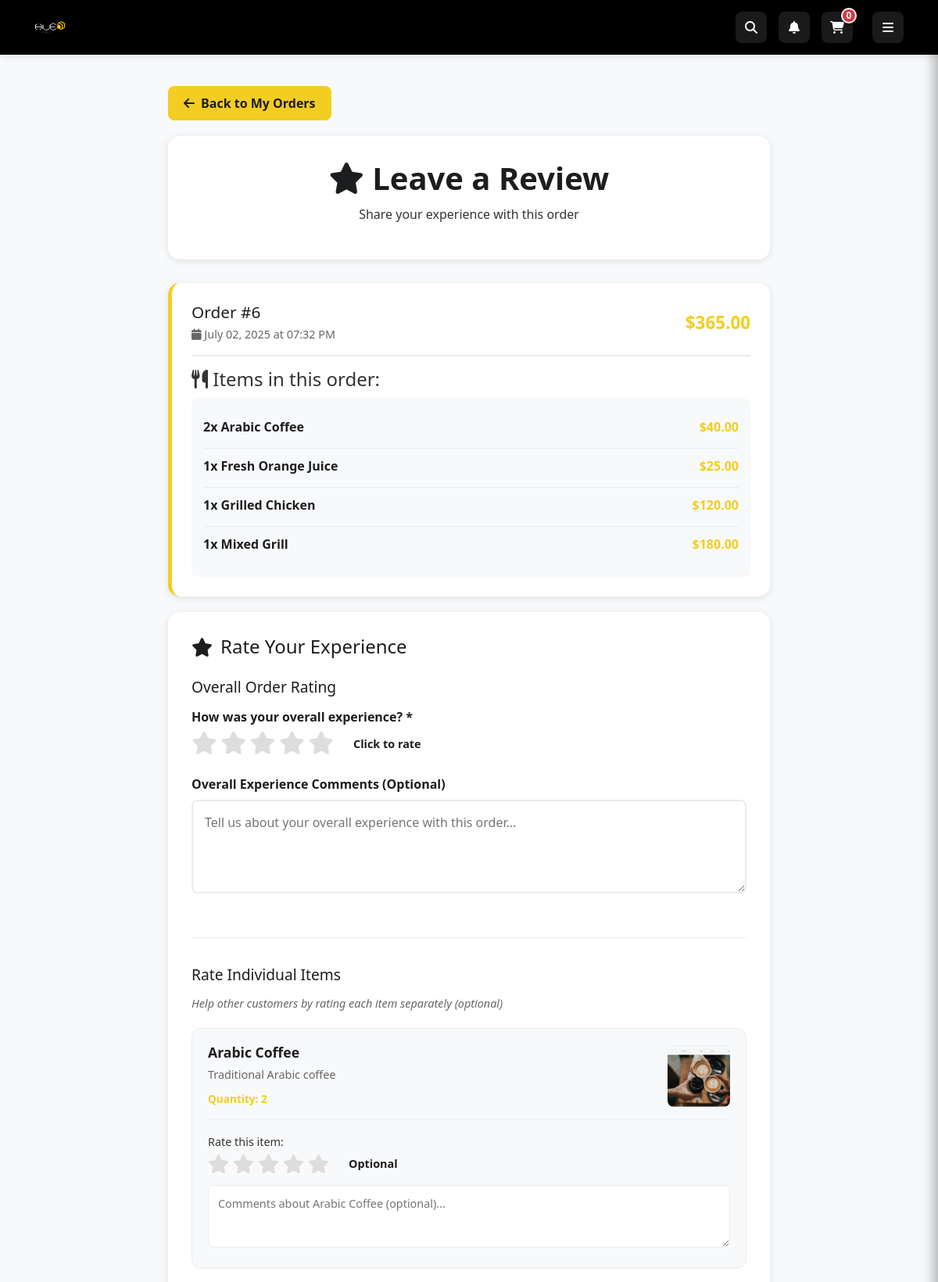
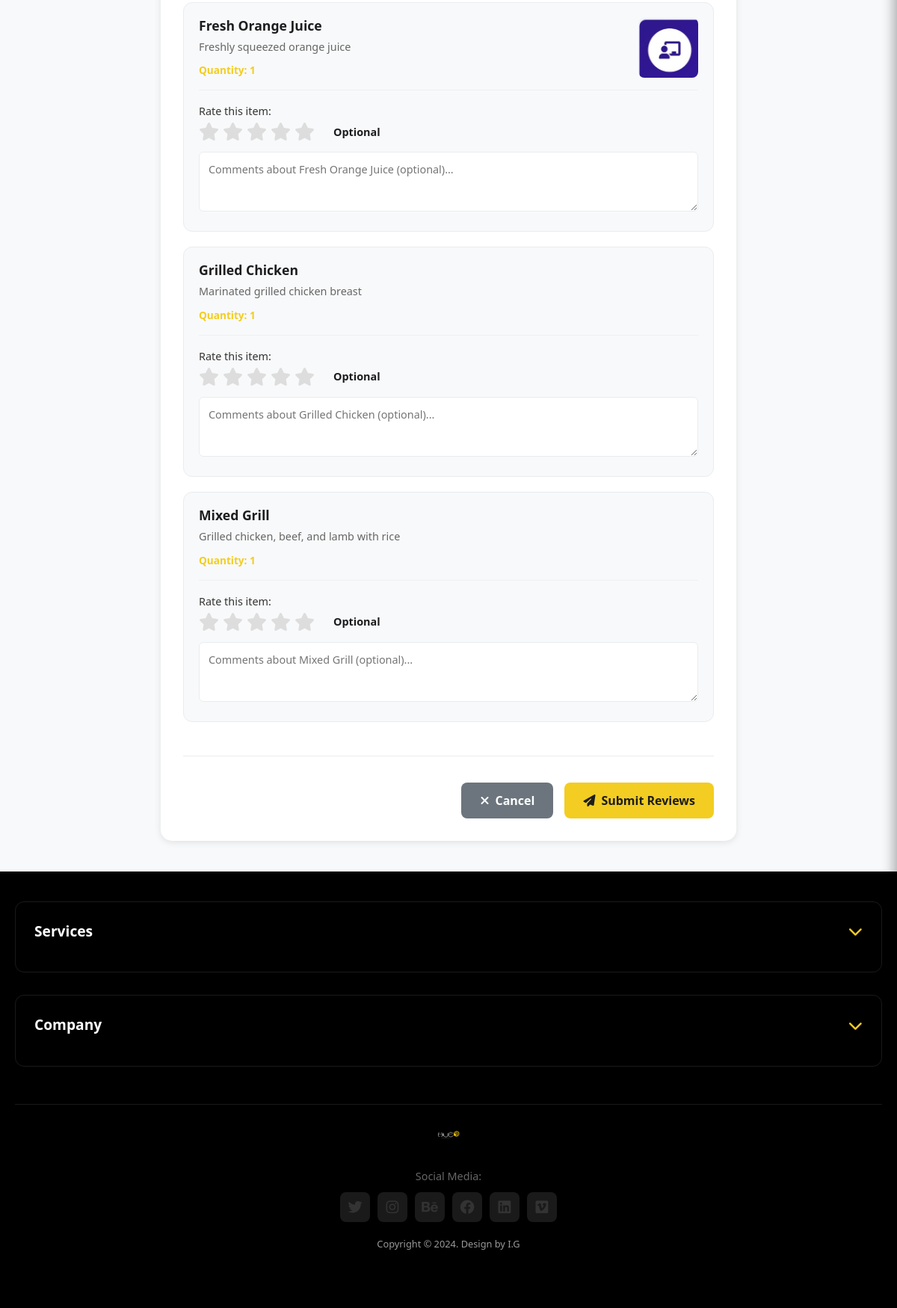
/customer/order/6/review (signed in), run on the app's committed database (2 pictures, top to bottom).
### app/models.py (models this page shows, shortened)
class Order(db.Model):
    __tablename__ = 'orders'
    order_id = db.Column(db.Integer, primary_key=True)
    user_id = db.Column(db.Integer, db.ForeignKey('users.user_id'), nullable=False)
    table_id = db.Column(db.Integer, db.ForeignKey('tables.table_id'), nullable=True)
    order_time = db.Column(db.DateTime, default=datetime.utcnow)
    status = db.Column(db.Enum('new', 'processing', 'completed', 'rejected', 'cancelled', name='order_status'),
                      nullable=False, default='new')
    total_amount = db.Column(Numeric(10, 2), nullable=False, default=0.00)
    notes = db.Column(db.Text, nullable=True)
    estimated_time = db.Column(db.Integer, nullable=True)  # minutes
    completed_at = db.Column(db.DateTime, nullable=True)
    order_items = db.relationship('OrderItem', backref='order', lazy='dynamic', cascade='all, delete-orphan')
    payments = db.relationship('Payment', backref='order', lazy='dynamic')
    point_transactions = db.relationship('PointTransaction', backref='order', lazy='dynamic')
    reward_redemptions = db.relationship('RewardRedemption', backref='order', lazy='dynamic')

class OrderItem(db.Model):
    __tablename__ = 'order_items'
    order_item_id = db.Column(db.Integer, primary_key=True)
    order_id = db.Column(db.Integer, db.ForeignKey('orders.order_id'), nullable=False)
    item_id = db.Column(db.Integer, db.ForeignKey('menu_items.item_id'), nullable=False)
    quantity = db.Column(db.Integer, nullable=False, default=1)
    note = db.Column(db.String(255), nullable=True)  # customizations like "No Onions"
    unit_price = db.Column(Numeric(10, 2), nullable=False)

class MenuItem(db.Model):
    __tablename__ = 'menu_items'
    item_id = db.Column(db.Integer, primary_key=True)
    name = db.Column(db.String(100), nullable=False)
    description = db.Column(db.Text, nullable=True)
    price = db.Column(Numeric(10, 2), nullable=False)  # EGP
    category_id = db.Column(db.Integer, db.ForeignKey('categories.category_id'), nullable=False)
    image_url = db.Column(db.String(255), nullable=True)
    stock = db.Column(db.Integer, nullable=False, default=0)
    status = db.Column(db.Enum('available', 'out_of_stock', 'discontinued', name='item_status'),
                      nullable=False, default='available')
    ingredients = db.Column(db.Text, nullable=True)
    calories = db.Column(db.Integer, nullable=True)
    preparation_time = db.Column(db.Integer, nullable=True)  # in minutes
    allergens = db.Column(db.String(255), nullable=True)
    serving_size = db.Column(db.String(50), nullable=True)
    dietary_info = db.Column(db.String(255), nullable=True)  # vegetarian, vegan, gluten-free, etc.
    created_at = db.Column(db.DateTime, default=datetime.utcnow)
    updated_at = db.Column(db.DateTime, default=datetime.utcnow, onupdate=datetime.utcnow)
    order_items = db.relationship('OrderItem', backref='menu_item', lazy='dynamic', foreign_keys='OrderItem.item_id')
    images = db.relationship('MenuItemImage', backref='menu_item', lazy='dynamic')
    feedback = db.relationship('Feedback', backref='menu_item', lazy='dynamic')
    reward_items = db.relationship('RewardItem', backref='menu_item', lazy='dynamic')

### app/modules/customer/routes.py (the view, shortened to what this page needs)
@bp.route('/order/<int:order_id>/review', methods=['GET', 'POST'])
@login_required
def review_order(order_id):
    if not current_user.is_customer():
        return redirect(url_for('main.index'))
    order = Order.query.filter_by(order_id=order_id, user_id=current_user.user_id).first()
    if not order:
        flash('Order not found or access denied.', 'error')
        return redirect(url_for('customer.my_orders'))
    if order.status not in ['delivered', 'completed']:
        flash('Can only review completed orders.', 'error')
        return redirect(url_for('customer.my_orders'))
    existing_order_review = Feedback.query.filter_by(order_id=order_id, user_id=current_user.user_id, item_id=None).first()
    existing_item_reviews = {}
    item_reviews = Feedback.query.filter_by(order_id=order_id, user_id=current_user.user_id).filter(Feedback.item_id.isnot(None)).all()
    for review in item_reviews:
        existing_item_reviews[review.item_id] = review
    return render_template('review_order.html',
                         order=order,
                         existing_order_review=existing_order_review,
                         existing_item_reviews=existing_item_reviews)

### app/extensions.py (called while the page is built)
def init_extensions(app):
    db.init_app(app)
    login_manager.init_app(app)
    migrate.init_app(app, db)
    socketio.init_app(app, cors_allowed_origins="*")
    csrf.init_app(app)
    login_manager.login_view = 'auth.login'
    login_manager.login_message = 'Please log in to access this page.'
    login_manager.login_message_category = 'info'
    @login_manager.user_loader
    def load_user(user_id):
        from app.models import User
        return User.query.get(int(user_id))

### app/models.py (called while the page is built)
    def is_admin(self):
        return self.role == 'admin'

    def is_waiter(self):
        return self.role == 'waiter'

    def is_customer(self):
        return self.role == 'customer'

### app/modules/customer/templates/review_order.html (shortened to what this page needs)
{% extends "shared/base.html" %}
{% block content %}
<div class="review-container">
    <a href="{{ url_for('customer.my_orders') }}" class="back-button">
        <i class="fas fa-arrow-left"></i> Back to My Orders
    </a>
    <div class="page-header">
        <h1><i class="fas fa-star"></i> Leave a Review</h1>
        <p class="profile-subtitle">Share your experience with this order</p>
    </div>
    <div class="order-summary">
        <div class="order-header">
            <div class="order-info">
                <h3>Order #{{ order.order_id }}</h3>
                <div class="order-date">
                    <i class="fas fa-calendar"></i>
                    {{ order.order_time.strftime('%B %d, %Y at %I:%M %p') }}
                </div>
            </div>
            <div class="order-total">${{ "%.2f"|format(order.total_amount) }}</div>
        </div>
        {% set order_items = order.order_items.all() %}
        {% if order_items %}
        <div class="order-items">
            <h4><i class="fas fa-utensils"></i> Items in this order:</h4>
            <div class="items-preview">
                {% for item in order_items %}
                <div class="item-preview">
                    <div class="item-info">
                        <span class="item-name">{{ item.quantity }}x {{ item.menu_item.name }}</span>
                        <span class="item-price">${{ "%.2f"|format(item.unit_price * item.quantity) }}</span>
                    </div>
                </div>
                {% endfor %}
            </div>
        </div>
        {% endif %}
    </div>
    <div class="review-form">
        <form method="POST">
            <h3><i class="fas fa-star"></i> Rate Your Experience</h3>
            <div class="rating-section">
                <h4>Overall Order Rating</h4>
                <div class="form-group">
                    <label for="overall_rating">How was your overall experience? *</label>
                    <div class="rating-container">
                        <div class="star-rating" id="overallRating">
                            {% for i in range(1, 6) %}
                            <i class="fas fa-star star" data-rating="{{ i }}" data-type="overall"></i>
                            {% endfor %}
                        </div>
                        <span class="rating-text" id="overallRatingText">Click to rate</span>
                    </div>
                </div>
                <div class="form-group">
                    <label for="overall_comment">Overall Experience Comments (Optional)</label>
                    <textarea name="overall_comment" id="overall_comment" class="comment-textarea"
                              placeholder="Tell us about your overall experience with this order..."></textarea>
                </div>
            </div>
            {% set order_items = order.order_items.all() %}
            {% if order_items %}
            <div class="rating-section">
                <h4>Rate Individual Items</h4>
                <p class="section-description">Help other customers by rating each item separately (optional)</p>
                {% for item in order_items %}
                <div class="item-rating-card" data-item-id="{{ item.item_id }}">
                    <div class="item-header">
                        <div class="item-info">
                            <h5>{{ item.menu_item.name }}</h5>
                            <p class="item-description">{{ item.menu_item.description[:100] }}{% if item.menu_item.description|length > 100 %}...{% endif %}</p>
                            <span class="item-quantity">Quantity: {{ item.quantity }}</span>
                        </div>
                        {% if item.menu_item.image_url %}
                        <div class="item-image">
                            <img src="{{ item.menu_item.image_url }}" alt="{{ item.menu_item.name }}">
                        </div>
                        {% endif %}
                    </div>
                    <div class="item-rating-controls">
                        <label>Rate this item:</label>
                        <div class="rating-container">
                            <div class="star-rating item-stars" data-item-id="{{ item.item_id }}">
                                {% for i in range(1, 6) %}
                                <i class="fas fa-star star" data-rating="{{ i }}" data-type="item" data-item-id="{{ item.item_id }}"></i>
                                {% endfor %}
                            </div>
                            <span class="rating-text" id="itemRatingText{{ item.item_id }}">Optional</span>
                        </div>
                    </div>
                    <div class="item-comment">
                        <textarea name="item_comment_{{ item.item_id }}"
                                  placeholder="Comments about {{ item.menu_item.name }} (optional)..."
                                  class="item-comment-textarea"></textarea>
                    </div>
                </div>
                {% endfor %}
            </div>
            {% endif %}
            <div class="form-actions">
                <a href="{{ url_for('customer.my_orders') }}" class="btn btn-secondary">
                    <i class="fas fa-times"></i> Cancel
                </a>
                <button type="submit" class="btn btn-primary">
                    <i class="fas fa-paper-plane"></i> Submit Reviews
                </button>
            </div>
        </form>
    </div>
</div>
{% endblock %}

### app/static/css/style.css (style rules this page uses)
:root { --primary-yellow: #f3cd21; --primary-dark: #1c1d1f; --gradient-primary: linear-gradient(135deg, #f3cd21 0%, #1c1d1f 100%); --gradient-secondary: linear-gradient(135deg, #1c1d1f 0%, #f3cd21 100%); --text-light: #ffffff; --text-dark: #333; --border-radius: 8px; --box-shadow: 0 4px 6px rgba(0, 0, 0, 0.1); --transition: all 0.3s ease; }
html, body { height: 100%; margin: 0; padding: 0; }
body { font-family: 'Segoe UI', Tahoma, Geneva, Verdana, sans-serif; background-color: #f8f9fa; color: var(--text-dark); display: flex; flex-direction: column; }
.btn-primary { background: var(--gradient-primary); border: none; border-radius: var(--border-radius); font-weight: 500; transition: var(--transition); }
.btn-secondary { background-color: var(--primary-dark); border-color: var(--primary-dark); color: var(--text-light); }

### app/templates/shared/base.html (style rules this page uses)
:root { --primary-yellow: #f3cd21; --primary-dark: #1c1d1f; --text-dark: #333; --success-green: #28a745; --danger-red: #dc3545; --light-gray: #f8f9fa; --border-color: #e9ecef; }
.item-header { margin-bottom: 20px; border-bottom: 1px solid #f0f0f0; padding-bottom: 15px; }
.rating-text { color: #666; font-size: 0.9rem; font-weight: 500; }

### data on the page
Order: order_id "6", order_time "July 02, 2025 at 07:32 PM", total_amount "365.00"
OrderItem: quantity "2", menu_item.name "Arabic Coffee", item.unit_price*item.quantity "40.00", menu_item "Traditional Arabic coffee", menu_item.image_url (picture), item_id "Comments about Arabic Coffee (optional)..."
OrderItem: quantity "1", menu_item.name "Fresh Orange Juice", item.unit_price*item.quantity "25.00", menu_item "Freshly squeezed orange juice", menu_item.image_url (picture), item_id "Comments about Fresh Orange Juice (optional)..."
OrderItem: quantity "1", menu_item.name "Grilled Chicken", item.unit_price*item.quantity "120.00", menu_item "Marinated grilled chicken breast", item_id "Comments about Grilled Chicken (optional)..."
OrderItem: quantity "1", menu_item.name "Mixed Grill", item.unit_price*item.quantity "180.00", menu_item "Grilled chicken, beef, and lamb with rice", item_id "Comments about Mixed Grill (optional)..."
